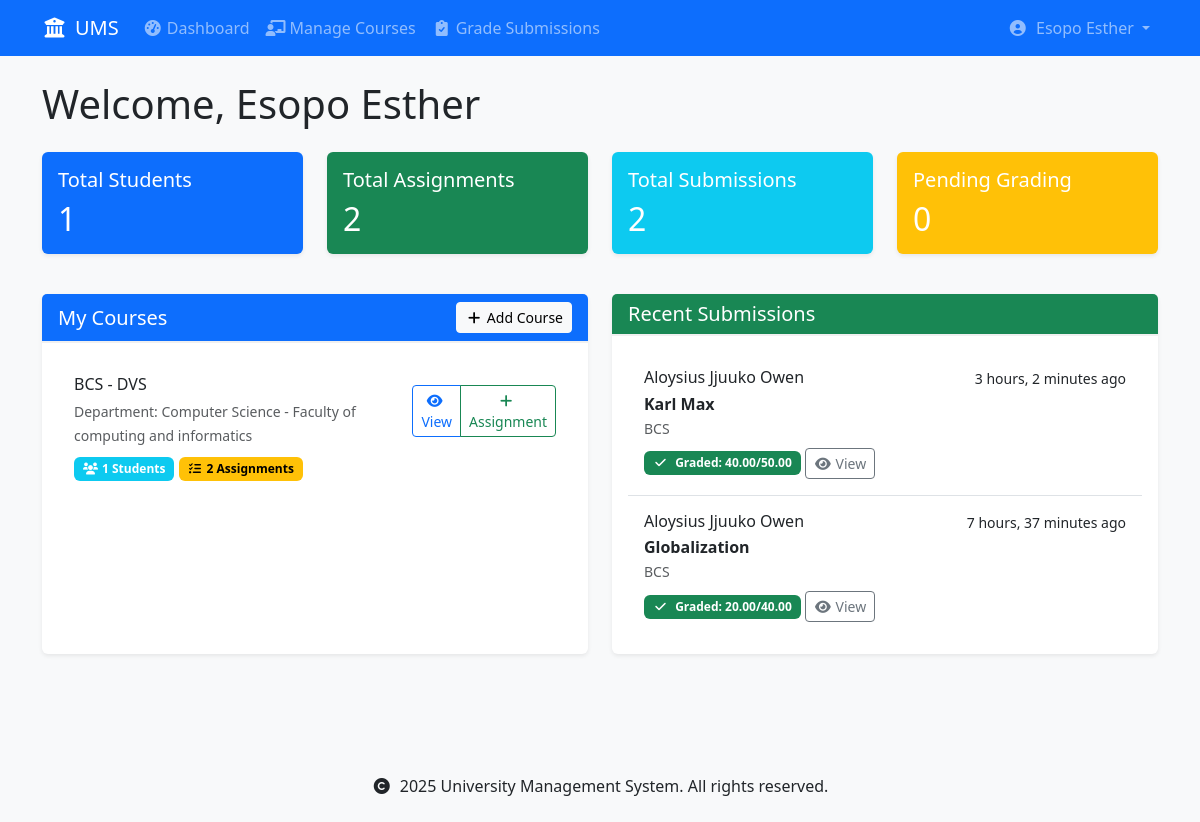
/accounts/dashboard/lecturer/ (signed in), run on an earlier commit of the app's database.
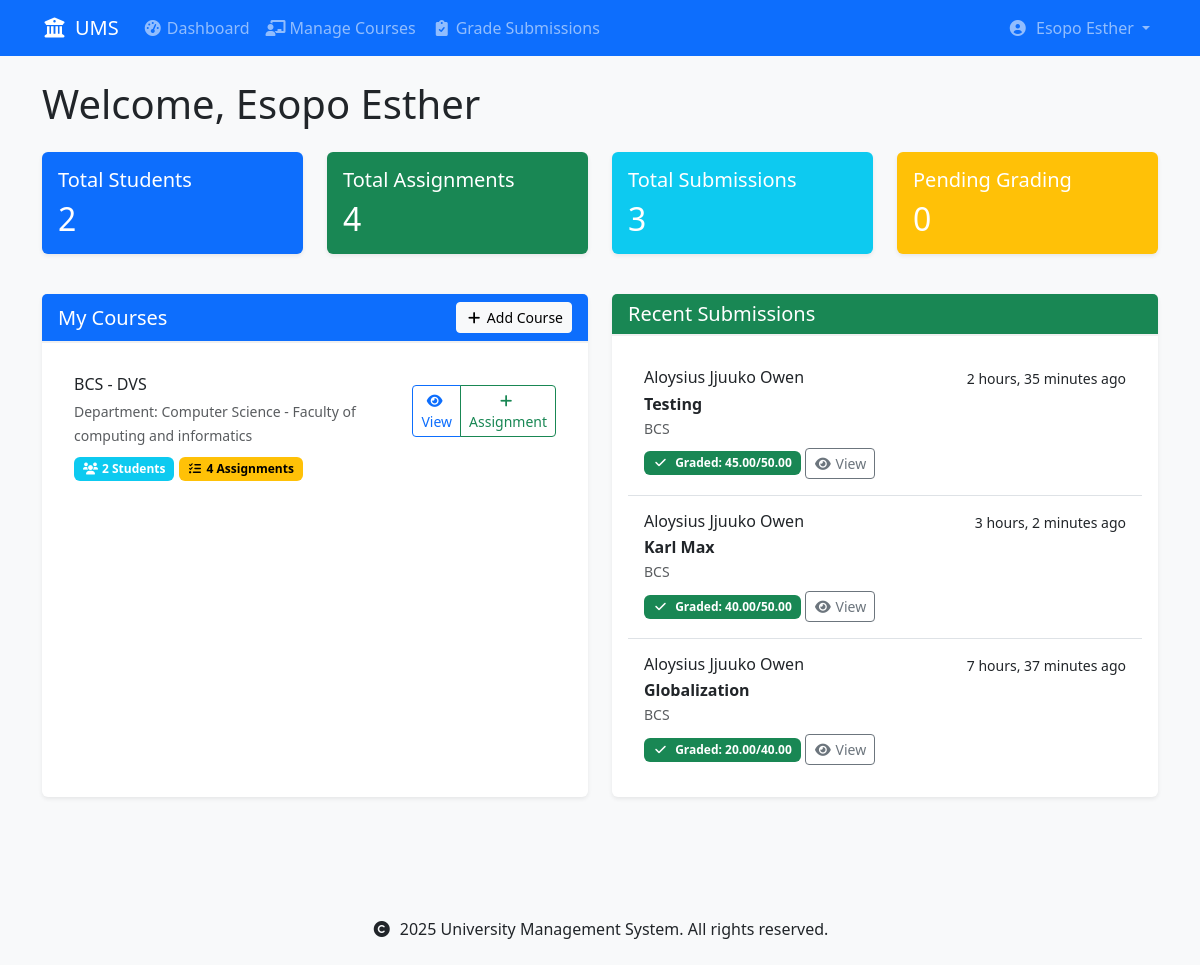
And on a later commit of the database.
### courses/models.py (models this page shows, shortened)
class Course(models.Model):
    code = models.CharField(max_length=10, unique=True)
    name = models.CharField(max_length=100)
    department = models.ForeignKey(
        'schools.Department',
        on_delete=models.CASCADE,
        related_name='courses'
    )
    lecturer = models.ForeignKey(
        settings.AUTH_USER_MODEL,
        on_delete=models.SET_NULL,  # Changed from CASCADE to SET_NULL
        related_name='courses_teaching',
        limit_choices_to={'user_type': 'lecturer'},
        null=True  # Allow null for existing records
    )
    description = models.TextField(blank=True)
    credits = models.PositiveIntegerField(
        validators=[MinValueValidator(1), MaxValueValidator(6)],
        default=3  # Default number of credits
    )
    is_active = models.BooleanField(default=True)
    created_at = models.DateTimeField(auto_now_add=True)
    updated_at = models.DateTimeField(auto_now=True)
    class Meta:
        ordering = ['department', 'code']
        unique_together = ['department', 'code']

### schools/models.py (models this page shows, shortened)
class Department(models.Model):
    name = models.CharField(max_length=100)
    code = models.CharField(max_length=10, unique=True)
    school = models.ForeignKey(School, on_delete=models.CASCADE, related_name='departments')
    description = models.TextField(blank=True)
    required_courses = models.ManyToManyField('courses.Course', related_name='required_by_departments', blank=True)
    created_at = models.DateTimeField(auto_now_add=True)
    updated_at = models.DateTimeField(auto_now=True)
    def __str__(self):
        return f"{self.name} - {self.school.name}"
    class Meta:
        ordering = ['school__name', 'name']
        unique_together = ['school', 'code']  # Ensure unique department codes within each school

class School(models.Model):
    name = models.CharField(max_length=100)
    code = models.CharField(max_length=10, unique=True)
    description = models.TextField(blank=True)
    created_at = models.DateTimeField(auto_now_add=True)
    updated_at = models.DateTimeField(auto_now=True)
    class Meta:
        ordering = ['name']

### assignments/models.py (models this page shows, shortened)
class Submission(models.Model):
    assignment = models.ForeignKey(
        Assignment,
        on_delete=models.CASCADE,
        related_name='submissions'
    )
    student = models.ForeignKey(
        settings.AUTH_USER_MODEL,
        on_delete=models.CASCADE,
        related_name='submissions',
        limit_choices_to={'user_type': 'student'}
    )
    content = models.TextField(
        help_text="Your response to the assignment",
        blank=True
    )
    file = models.FileField(
        upload_to=submission_file_path,
        null=True,
        blank=True,
        help_text="Upload your assignment file (PDF format only)",
    )
    submitted_at = models.DateTimeField(auto_now_add=True)
    marks = models.DecimalField(
        max_digits=5,
        decimal_places=2,
        null=True,
        blank=True,
        validators=[MinValueValidator(0)]
    )
    feedback = models.TextField(blank=True)
    graded_by = models.ForeignKey(
        settings.AUTH_USER_MODEL,
        on_delete=models.SET_NULL,
        null=True,
        blank=True,
        related_name='graded_submissions',
        limit_choices_to={'user_type': 'lecturer'}
    )
    graded_at = models.DateTimeField(null=True, blank=True)
    class Meta:
        unique_together = ['assignment', 'student']
        ordering = ['-submitted_at']

class Assignment(models.Model):
    title = models.CharField(max_length=200)
    course = models.ForeignKey(
        'courses.Course',
        on_delete=models.CASCADE,
        related_name='assignments'
    )
    description = models.TextField()
    due_date = models.DateTimeField()
    total_marks = models.DecimalField(
        max_digits=5,
        decimal_places=2,
        validators=[MinValueValidator(0)]
    )
    created_at = models.DateTimeField(auto_now_add=True)
    created_by = models.ForeignKey(
        settings.AUTH_USER_MODEL,
        on_delete=models.CASCADE,
        related_name='created_assignments'
    )
    class Meta:
        ordering = ['-due_date']

### accounts/models.py (models this page shows, shortened)
class User(AbstractUser):
    USER_TYPE_CHOICES = [
        ('student', 'Student'),
        ('lecturer', 'Lecturer'),
    ]
    user_type = models.CharField(max_length=10, choices=USER_TYPE_CHOICES)
    registration_number = models.CharField(max_length=20, unique=True, null=True, blank=True)
    staff_number = models.CharField(max_length=20, unique=True, null=True, blank=True)
    department = models.ForeignKey('schools.Department', on_delete=models.SET_NULL, null=True)
    class Meta:
        db_table = 'accounts_user'
        verbose_name = 'User'
        verbose_name_plural = 'Users'
    def is_student(self):
        return self.user_type == 'student'
    def is_lecturer(self):
        return self.user_type == 'lecturer'

### accounts/views.py (the view)
# urls.py: path('dashboard/lecturer/', views.lecturer_dashboard, name='lecturer_dashboard'),
@login_required
def lecturer_dashboard(request):
    if not request.user.is_lecturer():
        messages.error(request, 'Access denied. Lecturers only.')
        return redirect('home')
    courses = Course.objects.filter(
        lecturer=request.user
    ).annotate(
        student_count=Count('enrollments', distinct=True),
        assignment_count=Count('assignments', distinct=True),
        submission_count=Count('assignments__submissions', distinct=True),
        ungraded_count=Count(
            'assignments__submissions',
            filter=Q(assignments__submissions__marks__isnull=True),
            distinct=True
        )
    )
    recent_submissions = Submission.objects.filter(
        assignment__course__lecturer=request.user
    ).select_related(
        'student',
        'assignment',
        'assignment__course'
    ).order_by(
        '-submitted_at'
    )[:10]
    total_students = sum(course.student_count for course in courses)
    total_assignments = sum(course.assignment_count for course in courses)
    total_submissions = sum(course.submission_count for course in courses)
    pending_submissions = sum(course.ungraded_count for course in courses)
    context = {
        'courses': courses,
        'recent_submissions': recent_submissions,
        'stats': {
            'total_students': total_students,
            'total_assignments': total_assignments,
            'total_submissions': total_submissions,
            'pending_submissions': pending_submissions
        }
    }
    return render(request, 'accounts/lecturer_dashboard.html', context)

### templates/accounts/lecturer_dashboard.html (shortened to what the changed rows need)
{% extends 'base.html' %}
{% load custom_filters %}
{% block content %}
<div class="container">
    <h1 class="mb-4">Welcome, {{ user.get_full_name }}</h1>
    <div class="row mb-4">
        <div class="col-md-3 mb-3">
            <div class="card bg-primary text-white h-100">
                <div class="card-body">
                    <h5 class="card-title">Total Students</h5>
                    <h2 class="mb-0">{{ stats.total_students }}</h2>
                </div>
            </div>
        </div>
        <div class="col-md-3 mb-3">
            <div class="card bg-success text-white h-100">
                <div class="card-body">
                    <h5 class="card-title">Total Assignments</h5>
                    <h2 class="mb-0">{{ stats.total_assignments }}</h2>
                </div>
            </div>
        </div>
        <div class="col-md-3 mb-3">
            <div class="card bg-info text-white h-100">
                <div class="card-body">
                    <h5 class="card-title">Total Submissions</h5>
                    <h2 class="mb-0">{{ stats.total_submissions }}</h2>
                </div>
            </div>
        </div>
        <div class="col-md-3 mb-3">
            <div class="card bg-warning text-white h-100">
                <div class="card-body">
                    <h2 class="mb-0">{{ stats.pending_submissions }}</h2>
                </div>
            </div>
        </div>
    </div>
    <div class="row">
        <div class="col-md-6 mb-4">
            <div class="card h-100">
                <div class="card-body">
                    {% if courses %}
                        <div class="list-group list-group-flush">
                            {% for course in courses %}
                                <div class="list-group-item">
                                    <div class="d-flex justify-content-between align-items-center">
                                        <div>
                                            <h6 class="mb-1">{{ course.code }} - {{ course.name }}</h6>
                                            <small class="text-muted">Department: {{ course.department }}</small>
                                        </div>
                                        <div class="btn-group">
                                            <a href="{% url 'courses:course_detail' course.id %}"
                                               class="btn btn-sm btn-outline-primary">
                                                <i class="fas fa-eye me-1"></i>View
                                            </a>
                                            <a href="{% url 'assignments:create_assignment' course.id %}"
                                               class="btn btn-sm btn-outline-success">
                                                <i class="fas fa-plus me-1"></i>Assignment
                                            </a>
                                        </div>
                                    </div>
                                    <div class="mt-2">
                                        <span class="badge bg-info">
                                            <i class="fas fa-users me-1"></i>{{ course.student_count }} Students
                                        </span>
                                        <span class="badge bg-warning">
                                            <i class="fas fa-tasks me-1"></i>{{ course.assignment_count }} Assignments
                                        </span>
                                    </div>
                                </div>
                            {% endfor %}
                        </div>
                    {% endif %}
                </div>
            </div>
        </div>
        <div class="col-md-6 mb-4">
            <div class="card h-100">
                <div class="card-body">
                    {% if recent_submissions %}
                        <div class="list-group list-group-flush">
                            {% for submission in recent_submissions %}
                                <div class="list-group-item">
                                    <div class="d-flex w-100 justify-content-between">
                                        <h6 class="mb-1">{{ submission.student.get_full_name }}</h6>
                                        <small>{{ submission.submitted_at|timesince }} ago</small>
                                    </div>
                                    <p class="mb-1">
                                        <strong>{{ submission.assignment.title }}</strong>
                                        <br>
                                        <small class="text-muted">{{ submission.assignment.course.code }}</small>
                                    </p>
                                    <div class="mt-2">
                                        {% if not submission.marks %}
                                            <a href="{% url 'assignments:grade_submission' submission.id %}"
                                               class="btn btn-sm btn-primary">
                                                <i class="fas fa-check-circle me-1"></i>Grade
                                            </a>
                                        {% else %}
                                            <span class="badge bg-success">
                                                <i class="fas fa-check me-1"></i>
                                                Graded: {{ submission.marks }}/{{ submission.assignment.total_marks }}
                                            </span>
                                        {% endif %}
                                        <a href="{% url 'assignments:submission_detail' submission.id %}"
                                           class="btn btn-sm btn-outline-secondary">
                                            <i class="fas fa-eye me-1"></i>View
                                        </a>
                                    </div>
                                </div>
                            {% endfor %}
                        </div>
                    {% else %}
                        <p class="text-muted text-center my-4">No submissions yet.</p>
                    {% endif %}
                </div>
            </div>
        </div>
    </div>
</div>
{% endblock %}

What changed in the data, as far as the page shows it:
computed for Course "BCS": student_count "1" → "2"; assignment_count "2" → "4"
added Submission: student.get_full_name "Aloysius Jjuuko Owen", submitted_at "2 hours, 35 minutes", assignment "Testing", assignment.course.code "BCS", marks "45.00", assignment.total_marks "50.00"
Also different on the page:
{{ stats.total_students }}: "1" → "2"
{{ stats.total_assignments }}: "2" → "4"
{{ stats.total_submissions }}: "2" → "3"
